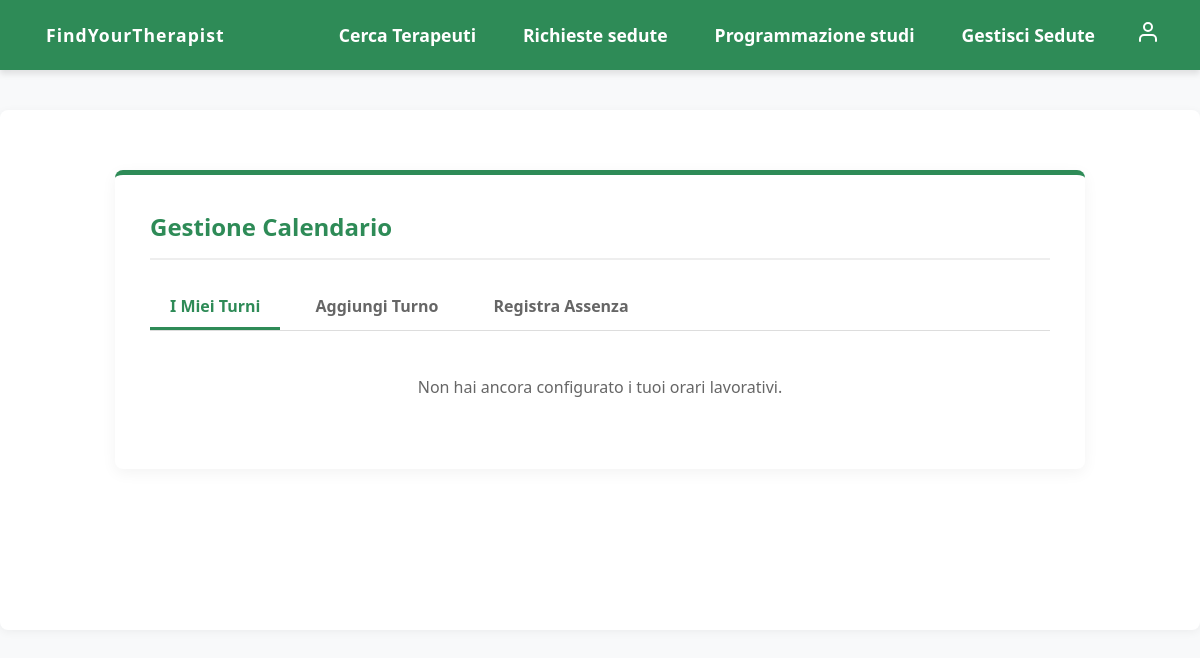
/prenotazioni/visualizza-disponibilita/ (signed in), run on an earlier commit of the app's database.
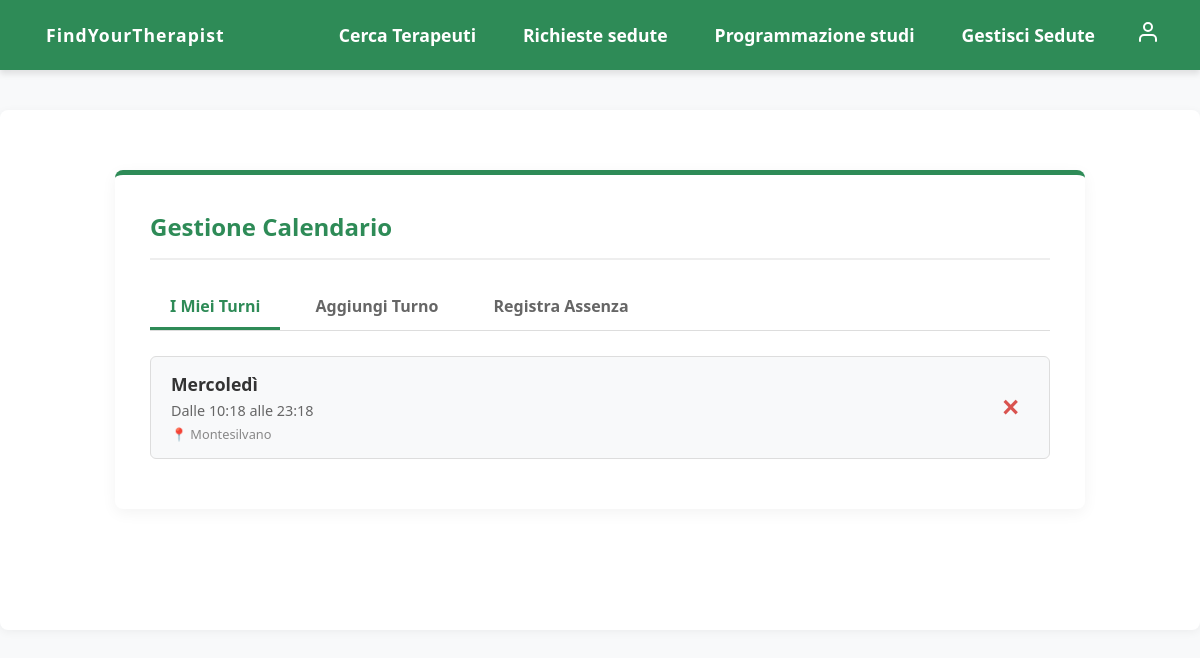
And on a later commit of the database.
### prenotazioni/models.py (models this page shows, shortened)
class Disponibilita(models.Model):
    GIORNI_SETTIMANA = [
        (0, 'Lunedì'),
        (1, 'Martedì'),
        (2, 'Mercoledì'),
        (3, 'Giovedì'),
        (4, 'Venerdì'),
        (5, 'Sabato'),
        (6, 'Domenica'),
    ]
    terapeuta = models.ForeignKey('utenti.Terapeuta', on_delete=models.CASCADE, related_name='disponibilita')
    studio = models.ForeignKey('utenti.Studio', on_delete=models.CASCADE, related_name='disponibilita', default=None)
    giorno = models.IntegerField(choices=GIORNI_SETTIMANA)
    ora_inizio = models.TimeField()
    ora_fine = models.TimeField()
    class Meta:
        verbose_name = "Disponibilità"
        verbose_name_plural = "Disponibilità"
        ordering = ['giorno', 'ora_inizio']
        constraints = [
            models.UniqueConstraint(fields=['terapeuta', 'studio', 'giorno', 'ora_inizio', 'ora_fine'], name='unica_disponibilita')
        ]

### utenti/models.py (models this page shows, shortened)
class Studio(models.Model):
    indirizzo = models.CharField(max_length=200)
    citta = models.CharField(max_length=100)
    class Meta:
        verbose_name = "Studio"
        verbose_name_plural = "Studi"
        ordering = ['id']

### prenotazioni/views.py (the view)
# urls.py: path('visualizza-disponibilita/', VisualizzaDisponibilitaView.as_view(), name='visualizza_disponibilita'),
class VisualizzaDisponibilitaView(LoginRequiredMixin, View  ):
    def get(self, request):
        disponibilita = Disponibilita.objects.all()
        return render(request, 'prenotazioni/visualizza_disponibilita.html', {'disponibilita': disponibilita})

### templates/prenotazioni/visualizza_disponibilita.html (shortened to what this page needs)
{% extends 'base.html' %}
{% load static %}
{% block extra_css %}
    <link rel="stylesheet" href="{% static 'css/prenotazioni.css' %}?v=1">
{% endblock %}
{% block contenuto %}
<div class="prenotazioni-container">
    <div class="header-sezione">
        <h2>Gestione Calendario</h2>
    </div>
    <div class="tabs-menu">
        <a href="{% url 'prenotazioni:visualizza_disponibilita' %}" class="tab-link attivo">I Miei Turni</a>
        <a href="{% url 'prenotazioni:disponibilita' %}" class="tab-link">Aggiungi Turno</a>
        <a href="{% url 'prenotazioni:assenza' %}" class="tab-link">Registra Assenza</a>
    </div>
    {% if disponibilita %}
        {% for disp in disponibilita %}
            <div class="card-lista">
                <div class="card-dettagli">
                    <strong>{{ disp.get_giorno_display }}</strong>
                    <span>Dalle {{ disp.ora_inizio|time:"H:i" }} alle {{ disp.ora_fine|time:"H:i" }}</span>
                    <span style="font-size: 0.8em; color: #888;">📍 {{ disp.studio.citta }}</span>
                </div>
                <form method="POST" action="{% url 'prenotazioni:elimina_disponibilita' disp.pk %}" onsubmit="return confirm('Sei sicuro di voler eliminare questo turno?');">
                    <button type="submit" style="background: none; border: none; color: #d9534f; font-size: 1.8em; cursor: pointer; font-weight: bold; padding: 0 10px;" title="Elimina turno">
                        &times;
                    </button>
                </form>
            </div>
        {% endfor %}
    {% else %}
        <p style="text-align: center; color: #666; padding: 20px;">Non hai ancora configurato i tuoi orari lavorativi.</p>
    {% endif %}
</div>
{% endblock %}

What changed in the data, as far as the page shows it:
added Disponibilita: giorno "Mercoledì", ora_inizio "10:18", ora_fine "23:18", studio.citta "Montesilvano"
Also different on the page:
text no longer shown: "Non hai ancora configurato i tuoi orari lavorativi."
